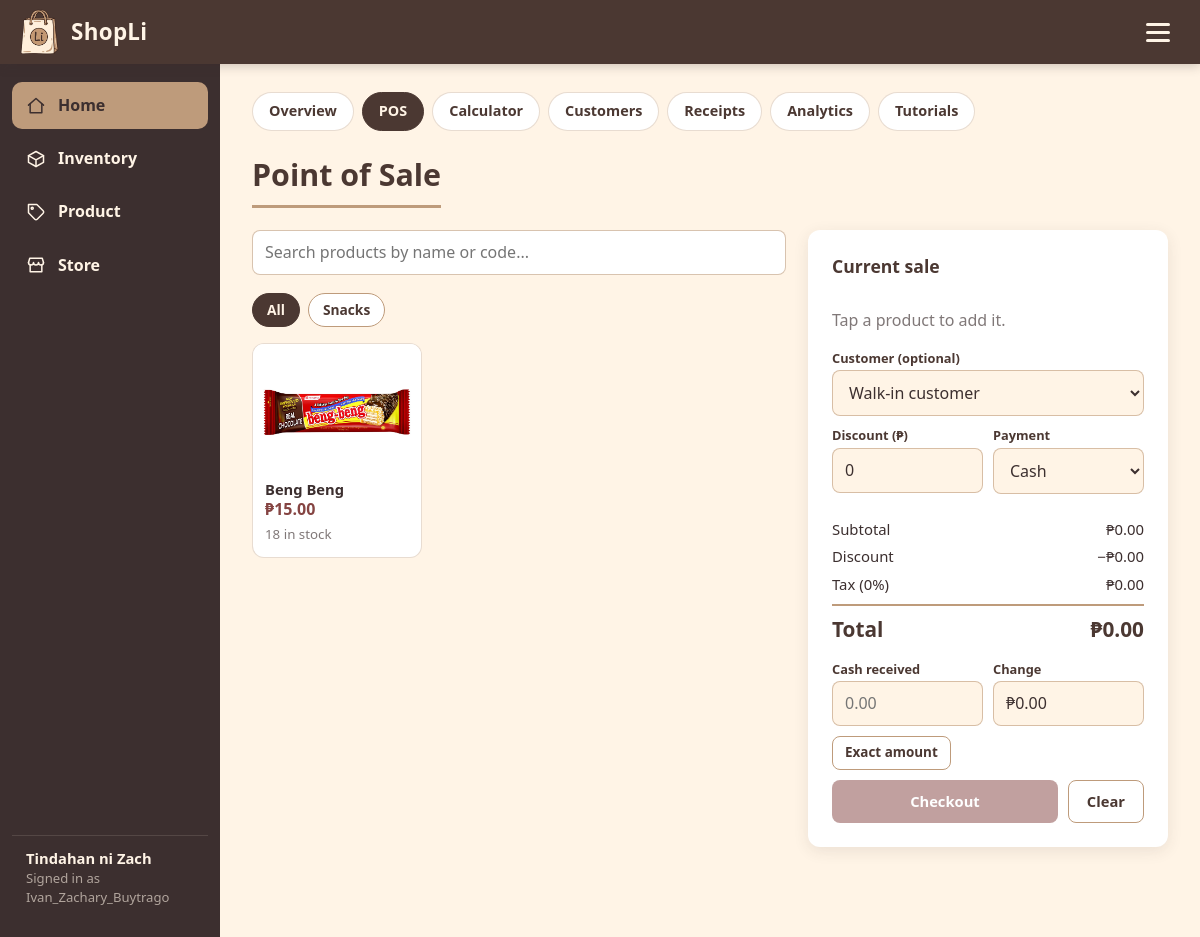
/home/pos/ (signed in), run on the app's committed database.
### ShopLi/models.py (models this page shows, shortened)
class Store(models.Model):
    owner = models.OneToOneField(User, on_delete=models.CASCADE, related_name='store')
    name = models.CharField(max_length=100)
    tagline = models.CharField(max_length=150, blank=True)
    description = models.TextField(blank=True)
    logo = models.ImageField(upload_to='store/logos/', null=True, blank=True)
    banner = models.ImageField(upload_to='store/banners/', null=True, blank=True)
    address = models.CharField(max_length=200, blank=True)
    phone = models.CharField(max_length=30, blank=True)
    email = models.EmailField(blank=True)
    tax_rate = models.DecimalField(max_digits=5, decimal_places=2, default=0, help_text='Percent added to every sale (0 for none).')
    receipt_footer = models.CharField(max_length=200, default='Thank you for shopping with us!', blank=True)
    country = models.CharField(max_length=60, choices=COUNTRY_CHOICES, blank=True)
    currency = models.CharField(max_length=4, choices=CURRENCY_CHOICES, default='$')
    timezone = models.CharField(max_length=40, choices=TIMEZONE_CHOICES, default='UTC')
    language = models.CharField(max_length=5, choices=LANGUAGE_CHOICES, default='en')

class Category(models.Model):
    store = models.ForeignKey(Store, on_delete=models.CASCADE, related_name='categories')
    name = models.CharField(max_length=100)
    class Meta:
        ordering = ['name']
        verbose_name_plural = 'categories'
        unique_together = ('store', 'name')

class Product(models.Model):
    PRODUCT_STATUS = [('Available', 'Available'), ('Out_of_stock', 'Out of Stock')]
    product_id = models.AutoField(primary_key=True)
    store = models.ForeignKey(Store, on_delete=models.CASCADE, null=True, blank=True, related_name='products')
    product_name = models.CharField(max_length=100)
    product_image = models.ImageField(upload_to='products/', null=True, blank=True)
    category = models.CharField(max_length=100)
    sku = models.CharField('SKU / code', max_length=40, blank=True)
    description = models.TextField(blank=True)
    cost_price = models.DecimalField(max_digits=10, decimal_places=2)
    selling_price = models.DecimalField(max_digits=10, decimal_places=2)
    quantity = models.IntegerField(default=0)
    low_stock_threshold = models.PositiveIntegerField('Low-stock alert at', default=5)
    date_added = models.DateTimeField(auto_now_add=True)
    status = models.CharField(max_length=12, choices=PRODUCT_STATUS, default='Available')

### ShopLi/views.py (the view)
# urls.py: path('home/pos/', views.pos, name='pos'),
@login_required
def pos(request):
    store = get_store(request)
    sync_categories(store)
    return render(request, 'ShopLi/home/pos.html', {
        'products': Product.objects.filter(store=store).order_by(Lower('category'), Lower('product_name')),
        'categories': Category.objects.filter(store=store),
        'customers': Customer.objects.filter(store=store),
        'payment_methods': Sale.PAYMENT_METHODS,
    })

### ShopLi/context_processors.py (called while the page is built)
def store(request):
    return {'store': get_store(request)}

### ShopLi/templatetags/shopli_extras.py (called while the page is built)
@register.simple_tag(takes_context=True)
def money(context, value):
    store = context.get('store')
    symbol = store.currency if store else '$'
    try:
        return f"{symbol}{Decimal(value or 0):,.2f}"
    except (InvalidOperation, TypeError, ValueError):
        return f"{symbol}0.00"

### ShopLi/utils.py (called while the page is built)
def get_store(request):
    if not request.user.is_authenticated:
        return None
    if not hasattr(request, '_store'):
        try:
            request._store = request.user.store
        except Store.DoesNotExist:
            request._store = create_store(request.user, f"{request.user.username}'s Store")
    return request._store

### ShopLi/views.py (called while the page is built)
def sync_categories(store):
    used = set(Product.objects.filter(store=store).exclude(category='').values_list('category', flat=True))
    known = set(Category.objects.filter(store=store).values_list('name', flat=True))
    Category.objects.bulk_create([Category(store=store, name=n) for n in used - known])

### ShopLi/templates/ShopLi/home/pos.html (shortened to what this page needs)
{% extends "ShopLi/home/home_base.html" %}
{% load l10n shopli_extras %}
{% block home_content %}
<div class="page-head"><h1 class="page-title">Point of Sale</h1></div>
{% if not products %}
<div class="empty">You have no products yet. <a href="{% url 'product_add' %}?next={{ request.path }}">Add your first product</a> to start selling.</div>
{% else %}
<div class="pos">
    <section>
        <div class="toolbar"><input type="search" id="pos-search" class="input grow" placeholder="Search products by name or code..." aria-label="Search products"></div>
        <div class="pills" id="pos-cats">
            <button type="button" class="pill active" data-cat="">All</button>
            {% for c in categories %}<button type="button" class="pill" data-cat="{{ c.name }}">{{ c.name }}</button>{% endfor %}
        </div>
        <div class="pos-products" id="pos-products">
            {% for p in products %}
            <button type="button" class="pos-tile" {% if p.quantity <= 0 %}disabled{% endif %}
                data-id="{{ p.pk }}" data-name="{{ p.product_name }}" data-price="{{ p.selling_price|unlocalize }}"
                data-stock="{{ p.quantity }}" data-category="{{ p.category }}" data-search="{{ p.product_name|lower }} {{ p.sku|lower }}">
                {% include "ShopLi/partials/product_thumb.html" with product=p cls="pic" %}
                <span class="meta"><b>{{ p.product_name }}</b><span class="price">{% money p.selling_price %}</span><br>
                <small class="muted">{% if p.quantity <= 0 %}Out of stock{% else %}{{ p.quantity }} in stock{% endif %}</small></span>
            </button>
            {% endfor %}
        </div>
    </section>
    <aside class="card cart" aria-label="Current sale">
        <h2>Current sale</h2>
        <p class="muted" id="cart-empty">Tap a product to add it.</p>
        <div class="field"><label for="customer">Customer (optional)</label>
            <select id="customer"><option value="">Walk-in customer</option>{% for c in customers %}<option value="{{ c.pk }}">{{ c.name }}</option>{% endfor %}</select></div>
        <div class="two">
            <div class="field"><label for="discount">Discount ({{ store.currency }})</label><input type="number" id="discount" min="0" step="0.01" value="0"></div>
            <div class="field"><label for="method">Payment</label>
                <select id="method">{% for v, label in payment_methods %}<option value="{{ v }}">{{ label }}</option>{% endfor %}</select></div>
        </div>
        <div class="totals">
            <div><span>Subtotal</span><span id="t-sub">0.00</span></div>
            <div><span>Discount</span><span id="t-disc">0.00</span></div>
            <div><span>Tax ({{ store.tax_rate|floatformat:"-2" }}%)</span><span id="t-tax">0.00</span></div>
            <div class="grand"><span>Total</span><span id="t-total">0.00</span></div>
        </div>
        <div id="cash-box">
            <div class="two">
                <div class="field"><label for="tendered">Cash received</label><input type="number" id="tendered" min="0" step="0.01" placeholder="0.00"></div>
                <div class="field"><label>Change</label><div class="input" id="t-change" style="background:var(--cream-bg)">0.00</div></div>
            </div>
            <button type="button" class="btn btn-secondary btn-sm" id="exact" style="margin-bottom:10px">Exact amount</button>
        </div>
        <div class="form-actions" style="margin-top:0">
            <button type="button" class="btn btn-primary" id="checkout" style="flex:1" disabled>Checkout</button>
            <button type="button" class="btn btn-secondary" id="clear">Clear</button>
        </div>
    </aside>
</div>
{% endif %}
{% endblock %}

### ShopLi/templates/ShopLi/home/home_base.html (shortened to what this page needs)
{% extends "ShopLi/base.html" %}
{% block content %}
{% with n=request.resolver_match.url_name %}
<nav class="subnav no-print" aria-label="Home sections">
    <a href="{% url 'home' %}" class="{% if n == 'home' %}active{% endif %}">Overview</a>
    <a href="{% url 'pos' %}" class="{% if n == 'pos' %}active{% endif %}">POS</a>
    <a href="{% url 'calculator' %}" class="{% if n == 'calculator' %}active{% endif %}">Calculator</a>
    <a href="{% url 'customers' %}" class="{% if n == 'customers' or n == 'customer_add' or n == 'customer_edit' %}active{% endif %}">Customers</a>
    <a href="{% url 'receipts' %}" class="{% if n == 'receipts' or n == 'receipt_detail' %}active{% endif %}">Receipts</a>
    <a href="{% url 'analytics' %}" class="{% if n == 'analytics' %}active{% endif %}">Analytics</a>
    <a href="{% url 'tutorials' %}" class="{% if n == 'tutorials' %}active{% endif %}">Tutorials</a>
</nav>
{% endwith %}
{% block home_content %}{% endblock %}
{% endblock %}

### ShopLi/templates/ShopLi/base.html (shortened to what this page needs)
{% load static %}<!DOCTYPE html>
<html lang="en">
<head>
    <link rel="stylesheet" href="{% static 'ShopLi/css/shopli.css' %}?v=4">
</head>
<body>
    <header class="topbar">
        <a class="brand" href="{% url 'home' %}">
            <img class="logo-img" height="46" src="{% static 'ShopLi/logo.png' %}" alt="ShopLi logo">
            <span class="brand-name">ShopLi</span>
        </a>
        <div class="menu-wrap">
            <button class="menu-btn" id="menu-btn" aria-label="Open menu" aria-haspopup="true" aria-expanded="false">
                <span></span><span></span><span></span>
            </button>
        </div>
    </header>
    <nav class="sidenav" aria-label="Main">
        <a href="{% url 'home' %}" class="{% if '/home/' in request.path %}active{% endif %}">
            <svg viewBox="0 0 24 24"><path d="M3 11l9-8 9 8"/><path d="M5 10v10h14V10"/></svg>Home</a>
        <a href="{% url 'inventory' %}" class="{% if '/inventory/' in request.path %}active{% endif %}">
            <svg viewBox="0 0 24 24"><path d="M21 8l-9-5-9 5v8l9 5 9-5V8z"/><path d="M3 8l9 5 9-5M12 13v8"/></svg>Inventory</a>
        <a href="{% url 'products' %}" class="{% if '/products/' in request.path %}active{% endif %}">
            <svg viewBox="0 0 24 24"><path d="M20.6 13.4l-7.2 7.2a2 2 0 01-2.8 0L3 13V3h10l7.6 7.6a2 2 0 010 2.8z"/><circle cx="7.5" cy="7.5" r="1.2"/></svg>Product</a>
        <a href="{% url 'store' %}" class="{% if '/store/' in request.path %}active{% endif %}">
            <svg viewBox="0 0 24 24"><path d="M3 9l1.5-5h15L21 9"/><path d="M3 9a3 3 0 006 0 3 3 0 006 0 3 3 0 006 0"/><path d="M5 12v8h14v-8"/></svg>Store</a>
        <div class="store-chip"><strong>{{ store.name }}</strong>Signed in as {{ user.username }}</div>
    </nav>
    <main class="main">
        {% block content %}{% endblock %}
    </main>
</body>
</html>

### ShopLi/templates/ShopLi/partials/product_thumb.html
{% if product.product_image %}<img src="{{ product.product_image.url }}" alt="{{ product.product_name }}" class="{{ cls }}" loading="lazy">{% else %}<div class="{{ cls }} img-ph" role="img" aria-label="No product image"><svg viewBox="0 0 24 24"><path d="M21 8l-9-5-9 5v8l9 5 9-5V8z"/><path d="M3 8l9 5 9-5M12 13v8"/></svg></div>{% endif %}

### data on the page
Store: name "Tindahan ni Zach", currency "₱", tax_rate "0"
Category: name "Snacks"
Product: product_image (picture), product_name "Beng Beng", selling_price.currency "₱15.00", quantity "18"

### other printed values
{{ user.username }} "Ivan_Zachary_Buytrago"
form field value "Cash"
